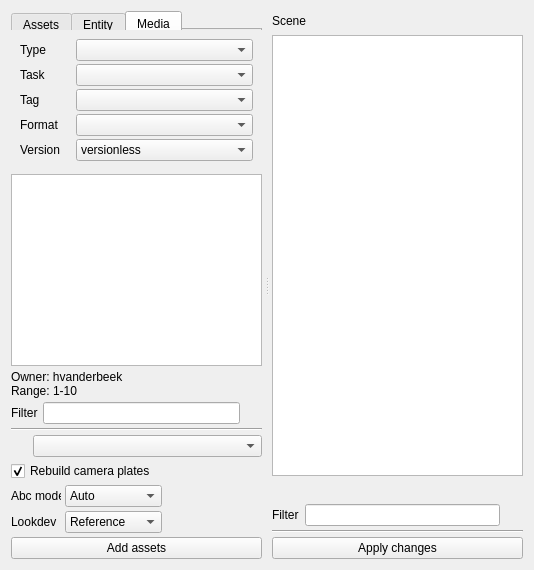
     <widget class="QWidget" name="SceneTab">
      <attribute name="title">
       <string>Scene</string>
      </attribute>
      <layout class="QGridLayout" name="gridLayout_4">
       <item row="0" column="0">
        <layout class="QHBoxLayout" name="horizontalLayout_3" stretch="0">
         <item>
          <widget class="QSplitter" name="SOutputsSplitter">
           <property name="orientation">
            <enum>Qt::Orientation::Horizontal</enum>
           </property>
           <property name="handleWidth">
            <number>10</number>
           </property>
           <widget class="QWidget" name="layoutWidget">
            <layout class="QVBoxLayout" name="SOutputsLayout" stretch="0,0,0,0,0,0,0,0,0,0">
             <property name="spacing">
              <number>4</number>
             </property>
             <item>
              <layout class="QVBoxLayout" name="verticalLayout_6">
               <property name="spacing">
                <number>0</number>
               </property>
               <item>
                <widget class="CTabWidget" name="SOutputsPane">
                 <property name="sizePolicy">
                  <sizepolicy hsizetype="Expanding" vsizetype="Minimum">
                   <horstretch>0</horstretch>
                   <verstretch>0</verstretch>
                  </sizepolicy>
                 </property>
                 <property name="maximumSize">
                  <size>
                   <width>16777215</width>
                   <height>19</height>
                  </size>
                 </property>
                 <property name="tabPosition">
                  <enum>QTabWidget::TabPosition::North</enum>
                 </property>
                 <property name="currentIndex">
                  <number>2</number>
                 </property>
                 <widget class="QWidget" name="SAssetsTab">
                  <attribute name="title">
                   <string>Assets</string>
                  </attribute>
                  <layout class="QVBoxLayout" name="verticalLayout_7"/>
                 </widget>
                 <widget class="QWidget" name="SEntityTab">
                  <attribute name="title">
                   <string>Entity</string>
                  </attribute>
                  <layout class="QGridLayout" name="OCacheTabLayout"/>
                 </widget>
                 <widget class="QWidget" name="SMediaTab">
                  <attribute name="title">
                   <string>Media</string>
                  </attribute>
                  <layout class="QGridLayout" name="ORenderTabLayout" rowstretch="0"/>
                 </widget>
                </widget>
               </item>
               <item>
                <widget class="QFrame" name="frame">
                 <property name="frameShape">
                  <enum>QFrame::Shape::NoFrame</enum>
                 </property>
                 <property name="frameShadow">
                  <enum>QFrame::Shadow::Plain</enum>
                 </property>
                 <layout class="QGridLayout" name="gridLayout_5">
                  <item row="0" column="0">
                   <layout class="QGridLayout" name="SOutputFiltersLayout">
                    <property name="horizontalSpacing">
                     <number>6</number>
                    </property>
                    <property name="verticalSpacing">
                     <number>3</number>
                    </property>
                    <item row="2" column="1">
                     <widget class="CComboBox" name="SOutputTag"/>
                    </item>
                    <item row="1" column="1">
                     <widget class="CComboBox" name="SOutputTask"/>
                    </item>
                    <item row="0" column="0">
                     <widget class="QLabel" name="SOutputTypeLabel">
                      <property name="minimumSize">
                       <size>
                        <width>50</width>
                        <height>0</height>
                       </size>
                      </property>
                      <property name="maximumSize">
                       <size>
                        <width>0</width>
                        <height>16777215</height>
                       </size>
                      </property>
                      <property name="text">
                       <string>Type</string>
                      </property>
                     </widget>
                    </item>
                    <item row="4" column="1">
                     <widget class="CComboBox" name="SOutputVers">
                      <item>
                       <property name="text">
                        <string>versionless</string>
                       </property>
                      </item>
                      <item>
                       <property name="text">
                        <string>latest</string>
                       </property>
                      </item>
                      <item>
                       <property name="text">
                        <string>all</string>
                       </property>
                      </item>
                     </widget>
                    </item>
                    <item row="4" column="0">
                     <widget class="QLabel" name="SOutputVersLabel">
                      <property name="minimumSize">
                       <size>
                        <width>50</width>
                        <height>0</height>
                       </size>
                      </property>
                      <property name="maximumSize">
                       <size>
                        <width>0</width>
                        <height>16777215</height>
                       </size>
                      </property>
                      <property name="text">
                       <string>Version</string>
                      </property>
                     </widget>
                    </item>
                    <item row="0" column="1">
                     <widget class="CComboBox" name="SOutputType"/>
                    </item>
                    <item row="1" column="0">
                     <widget class="QLabel" name="SOutputTaskLabel">
                      <property name="minimumSize">
                       <size>
                        <width>50</width>
                        <height>0</height>
                       </size>
                      </property>
                      <property name="maximumSize">
                       <size>
                        <width>0</width>
                        <height>16777215</height>
                       </size>
                      </property>
                      <property name="text">
                       <string>Task</string>
                      </property>
                     </widget>
                    </item>
                    <item row="2" column="0">
                     <widget class="QLabel" name="SOutputTagLabel">
                      <property name="minimumSize">
                       <size>
                        <width>50</width>
                        <height>0</height>
                       </size>
                      </property>
                      <property name="maximumSize">
                       <size>
                        <width>0</width>
                        <height>16777215</height>
                       </size>
                      </property>
                      <property name="text">
                       <string>Tag</string>
                      </property>
                     </widget>
                    </item>
                    <item row="3" column="0">
                     <widget class="QLabel" name="SOutputFormatLabel">
                      <property name="minimumSize">
                       <size>
                        <width>50</width>
                        <height>0</height>
                       </size>
                      </property>
                      <property name="maximumSize">
                       <size>
                        <width>0</width>
                        <height>16777215</height>
                       </size>
                      </property>
                      <property name="text">
                       <string>Format</string>
                      </property>
                     </widget>
                    </item>
                    <item row="3" column="1">
                     <widget class="CComboBox" name="SOutputFormat"/>
                    </item>
                   </layout>
                  </item>
                 </layout>
                </widget>
               </item>
              </layout>
             </item>
             <item>
              <widget class="CListView" name="SOutputs">
               <property name="selectionMode">
                <enum>QAbstractItemView::SelectionMode::ExtendedSelection</enum>
               </property>
              </widget>
             </item>
             <item>
              <widget class="QLabel" name="SOutputInfo">
               <property name="frameShape">
                <enum>QFrame::Shape::NoFrame</enum>
               </property>
               <property name="text">
                <string>Owner: hvanderbeek
Range: 1-10</string>
               </property>
               <property name="scaledContents">
                <bool>false</bool>
               </property>
               <property name="margin">
                <number>2</number>
               </property>
              </widget>
             </item>
             <item>
              <layout class="QHBoxLayout" name="horizontalLayout_17">
               <property name="spacing">
                <number>2</number>
               </property>
               <item>
                <widget class="QLabel" name="SLookdevAttachLabel_2">
                 <property name="text">
                  <string>Filter </string>
                 </property>
                </widget>
               </item>
               <item>
                <widget class="CLineEdit" name="SOutputsFilter"/>
               </item>
               <item>
                <widget class="QPushButton" name="SOutputsFilterClear">
                 <property name="maximumSize">
                  <size>
                   <width>20</width>
                   <height>20</height>
                  </size>
                 </property>
                 <property name="toolTip">
                  <string>Clear outputs filter</string>
                 </property>
                 <property name="text">
                  <string/>
                 </property>
                 <property name="icon">
                  <iconset>
                   <normaloff>../../../../../pini-icons/icons/android_12l/icon.3282.png</normaloff>../../../../../pini-icons/icons/android_12l/icon.3282.png</iconset>
                 </property>
                 <property name="iconSize">
                  <size>
                   <width>20</width>
                   <height>20</height>
                  </size>
                 </property>
                 <property name="flat">
                  <bool>true</bool>
                 </property>
                </widget>
               </item>
              </layout>
             </item>
             <item>
              <widget class="Line" name="line_2">
               <property name="orientation">
                <enum>Qt::Orientation::Horizontal</enum>
               </property>
              </widget>
             </item>
             <item>
              <layout class="QHBoxLayout" name="horizontalLayout_15" stretch="0,1">
               <property name="spacing">
                <number>2</number>
               </property>
               <item>
                <widget class="QPushButton" name="SView">
                 <property name="sizePolicy">
                  <sizepolicy hsizetype="Fixed" vsizetype="Fixed">
                   <horstretch>0</horstretch>
                   <verstretch>0</verstretch>
                  </sizepolicy>
                 </property>
                 <property name="maximumSize">
                  <size>
                   <width>20</width>
                   <height>20</height>
                  </size>
                 </property>
                 <property name="toolTip">
                  <string>View render</string>
                 </property>
                 <property name="text">
                  <string/>
                 </property>
                 <property name="icon">
                  <iconset>
                   <normaloff>../../../../../pini-icons/icons/android_12l/icon.3232.png</normaloff>../../../../../pini-icons/icons/android_12l/icon.3232.png</iconset>
                 </property>
                 <property name="iconSize">
                  <size>
                   <width>20</width>
                   <height>20</height>
                  </size>
                 </property>
                 <property name="flat">
                  <bool>true</bool>
                 </property>
                </widget>
               </item>
               <item>
                <widget class="CComboBox" name="SViewer"/>
               </item>
              </layout>
             </item>
             <item>
              <widget class="QCheckBox" name="SBuildPlates">
               <property name="text">
                <string>Rebuild camera plates</string>
               </property>
               <property name="checked">
                <bool>true</bool>
               </property>
              </widget>
             </item>
             <item>
              <layout class="QGridLayout" name="SAbcModeLyt">
               <item row="0" column="0">
                <widget class="QLabel" name="SAbcModeLabel">
                 <property name="minimumSize">
                  <size>
                   <width>50</width>
                   <height>0</height>
                  </size>
                 </property>
                 <property name="maximumSize">
                  <size>
                   <width>50</width>
                   <height>16777215</height>
                  </size>
                 </property>
                 <property name="text">
                  <string>Abc mode</string>
                 </property>
                </widget>
               </item>
               <item row="0" column="1">
                <widget class="CComboBox" name="SAbcMode">
                 <property name="currentIndex">
                  <number>0</number>
                 </property>
                 <item>
                  <property name="text">
                   <string>Auto</string>
                  </property>
                 </item>
                 <item>
                  <property name="text">
                   <string>Reference</string>
                  </property>
                 </item>
                 <item>
                  <property name="text">
                   <string>aiStandIn</string>
                  </property>
                 </item>
                </widget>
               </item>
               <item row="0" column="2">
                <widget class="QLabel" name="SAbcModeSpacer">
                 <property name="text">
                  <string/>
                 </property>
                </widget>
               </item>
              </layout>
             </item>
             <item>
              <layout class="QGridLayout" name="SLookdevLyt">
               <item row="0" column="0">
                <widget class="QLabel" name="SLookdevLabel">
                 <property name="minimumSize">
                  <size>
                   <width>50</width>
                   <height>0</height>
                  </size>
                 </property>
                 <property name="maximumSize">
                  <size>
                   <width>50</width>
                   <height>16777215</height>
                  </size>
                 </property>
                 <property name="text">
                  <string>Lookdev </string>
                 </property>
                </widget>
               </item>
               <item row="0" column="1">
                <widget class="CComboBox" name="SLookdev">
                 <property name="currentIndex">
                  <number>1</number>
                 </property>
                 <item>
                  <property name="text">
                   <string>None</string>
                  </property>
                 </item>
                 <item>
                  <property name="text">
                   <string>Reference</string>
                  </property>
                 </item>
                 <item>
                  <property name="text">
                   <string>Import</string>
                  </property>
                 </item>
                </widget>
               </item>
               <item row="0" column="2">
                <widget class="QLabel" name="SLookdevSpacer">
                 <property name="text">
                  <string/>
                 </property>
                </widget>
               </item>
              </layout>
             </item>
             <item>
              <widget class="QPushButton" name="SAdd">
               <property name="toolTip">
                <string>Stage the selected outputs in preparation for adding to the current scene</string>
               </property>
               <property name="text">
                <string>Add assets</string>
               </property>
              </widget>
             </item>
            </layout>
           </widget>
           <widget class="QWidget" name="layoutWidget_2">
            <layout class="QVBoxLayout" name="SSceneRefsLayout">
             <property name="spacing">
              <number>4</number>
             </property>
             <item>
              <layout class="QHBoxLayout" name="horizontalLayout_8">
               <property name="spacing">
                <number>2</number>
               </property>
               <item>
                <widget class="QLabel" name="label">
                 <property name="text">
                  <string>Scene</string>
                 </property>
                </widget>
               </item>
               <item>
                <widget class="QPushButton" name="SUpdateToLatest">
                 <property name="maximumSize">
                  <size>
                   <width>20</width>
                   <height>20</height>
                  </size>
                 </property>
                 <property name="toolTip">
                  <string>Update selected references to latest</string>
                 </property>
                 <property name="text">
                  <string/>
                 </property>
                 <property name="icon">
                  <iconset>
                   <normaloff>../../../../../pini-icons/icons/android_12l/icon.3006.png</normaloff>../../../../../pini-icons/icons/android_12l/icon.3006.png</iconset>
                 </property>
                 <property name="iconSize">
                  <size>
                   <width>20</width>
                   <height>20</height>
                  </size>
                 </property>
                 <property name="flat">
                  <bool>true</bool>
                 </property>
                </widget>
               </item>
               <item>
                <widget class="QPushButton" name="SDelete">
                 <property name="maximumSize">
                  <size>
                   <width>20</width>
                   <height>20</height>
                  </size>
                 </property>
                 <property name="toolTip">
                  <string>Delete selected references</string>
                 </property>
                 <property name="text">
                  <string/>
                 </property>
                 <property name="icon">
                  <iconset>
                   <normaloff>../../../../../pini-icons/icons/android_12l/icon.3281.png</normaloff>../../../../../pini-icons/icons/android_12l/icon.3281.png</iconset>
                 </property>
                 <property name="iconSize">
                  <size>
                   <width>20</width>
                   <height>20</height>
                  </size>
                 </property>
                 <property name="flat">
                  <bool>true</bool>
                 </property>
                </widget>
               </item>
               <item>
                <widget class="QPushButton" name="SReset">
                 <property name="maximumSize">
                  <size>
                   <width>20</width>
                   <height>20</height>
                  </size>
                 </property>
                 <property name="toolTip">
                  <string>Reset all staged changes</string>
                 </property>
                 <property name="text">
                  <string/>
                 </property>
                 <property name="icon">
                  <iconset>
                   <normaloff>../../../../../pini-icons/icons/android_12l/icon.3140.png</normaloff>../../../../../pini-icons/icons/android_12l/icon.3140.png</iconset>
                 </property>
                 <property name="iconSize">
                  <size>
                   <width>20</width>
                   <height>20</height>
                  </size>
                 </property>
                 <property name="flat">
                  <bool>true</bool>
                 </property>
                </widget>
               </item>
               <item>
                <widget class="QPushButton" name="SInfo">
                 <property name="maximumSize">
                  <size>
                   <width>20</width>
                   <height>20</height>
                  </size>
                 </property>
                 <property name="toolTip">
                  <string>Show scene reference details</string>
                 </property>
                 <property name="text">
                  <string/>
                 </property>
                 <property name="icon">
                  <iconset>
                   <normaloff>../../../../../pini-icons/icons/android_12l/icon.3316.png</normaloff>../../../../../pini-icons/icons/android_12l/icon.3316.png</iconset>
                 </property>
                 <property name="iconSize">
                  <size>
                   <width>20</width>
                   <height>20</height>
                  </size>
                 </property>
                 <property name="checkable">
                  <bool>true</bool>
                 </property>
                 <property name="flat">
                  <bool>true</bool>
                 </property>
                </widget>
               </item>
               <item>
                <widget class="QPushButton" name="SRefresh">
                 <property name="maximumSize">
                  <size>
                   <width>20</width>
                   <height>20</height>
                  </size>
                 </property>
                 <property name="toolTip">
                  <string>Redraw scene references list</string>
                 </property>
                 <property name="text">
                  <string/>
                 </property>
                 <property name="icon">
                  <iconset>
                   <normaloff>../../../../../pini-icons/icons/android_12l/icon.3198.png</normaloff>../../../../../pini-icons/icons/android_12l/icon.3198.png</iconset>
                 </property>
                 <property name="iconSize">
                  <size>
                   <width>20</width>
                   <height>20</height>
                  </size>
                 </property>
                 <property name="flat">
                  <bool>true</bool>
                 </property>
                </widget>
               </item>
              </layout>
             </item>
             <item>
              <widget class="CListView" name="SSceneRefs">
               <property name="selectionMode">
                <enum>QAbstractItemView::SelectionMode::ExtendedSelection</enum>
               </property>
              </widget>
             </item>
             <item>
              <layout class="QHBoxLayout" name="horizontalLayout_14">
               <property name="spacing">
                <number>2</number>
               </property>
               <item>
                <widget class="QPushButton" name="SSceneRefsShowModels">
                 <property name="maximumSize">
                  <size>
                   <width>20</width>
                   <height>20</height>
                  </size>
                 </property>
                 <property name="toolTip">
                  <string>Toggle display models</string>
                 </property>
                 <property name="text">
                  <string/>
                 </property>
                 <property name="icon">
                  <iconset>
                   <normaloff>../../../../../pini-icons/icons/android_12l/icon.2590.png</normaloff>../../../../../pini-icons/icons/android_12l/icon.2590.png</iconset>
                 </property>
                 <property name="iconSize">
                  <size>
                   <width>20</width>
                   <height>20</height>
                  </size>
                 </property>
                 <property name="checkable">
                  <bool>true</bool>
                 </property>
                 <property name="checked">
                  <bool>false</bool>
                 </property>
                 <property name="flat">
                  <bool>true</bool>
                 </property>
                </widget>
               </item>
               <item>
                <widget class="QPushButton" name="SSceneRefsShowRigs">
                 <property name="maximumSize">
                  <size>
                   <width>20</width>
                   <height>20</height>
                  </size>
                 </property>
                 <property name="toolTip">
                  <string>Toggle display rigs</string>
                 </property>
                 <property name="text">
                  <string/>
                 </property>
                 <property name="icon">
                  <iconset>
                   <normaloff>../../../../../pini-icons/icons/android_12l/icon.0471.png</normaloff>../../../../../pini-icons/icons/android_12l/icon.0471.png</iconset>
                 </property>
                 <property name="iconSize">
                  <size>
                   <width>20</width>
                   <height>20</height>
                  </size>
                 </property>
                 <property name="checkable">
                  <bool>true</bool>
                 </property>
                 <property name="checked">
                  <bool>false</bool>
                 </property>
                 <property name="flat">
                  <bool>true</bool>
                 </property>
                </widget>
               </item>
               <item>
                <widget class="QPushButton" name="SSceneRefsShowLookdevs">
                 <property name="maximumSize">
                  <size>
                   <width>20</width>
                   <height>20</height>
                  </size>
                 </property>
                 <property name="toolTip">
                  <string>Toggle display lookdev refs</string>
                 </property>
                 <property name="text">
                  <string/>
                 </property>
                 <property name="icon">
                  <iconset>
                   <normaloff>../../../../../pini-icons/icons/android_12l/icon.2897.png</normaloff>../../../../../pini-icons/icons/android_12l/icon.2897.png</iconset>
                 </property>
                 <property name="iconSize">
                  <size>
                   <width>20</width>
                   <height>20</height>
                  </size>
                 </property>
                 <property name="checkable">
                  <bool>true</bool>
                 </property>
                 <property name="checked">
                  <bool>false</bool>
                 </property>
                 <property name="flat">
                  <bool>true</bool>
                 </property>
                </widget>
               </item>
               <item>
                <widget class="QPushButton" name="SSceneRefsShowAbcs">
                 <property name="maximumSize">
                  <size>
                   <width>20</width>
                   <height>20</height>
                  </size>
                 </property>
                 <property name="toolTip">
                  <string>Toggle display abcs</string>
                 </property>
                 <property name="text">
                  <string/>
                 </property>
                 <property name="icon">
                  <iconset>
                   <normaloff>../../../../../pini-icons/icons/android_12l/icon.3309.png</normaloff>../../../../../pini-icons/icons/android_12l/icon.3309.png</iconset>
                 </property>
                 <property name="iconSize">
                  <size>
                   <width>20</width>
                   <height>20</height>
                  </size>
                 </property>
                 <property name="checkable">
                  <bool>true</bool>
                 </property>
                 <property name="checked">
                  <bool>false</bool>
                 </property>
                 <property name="flat">
                  <bool>true</bool>
                 </property>
                </widget>
               </item>
               <item>
                <spacer name="horizontalSpacer_8">
                 <property name="orientation">
                  <enum>Qt::Orientation::Horizontal</enum>
                 </property>
                 <property name="sizeHint" stdset="0">
                  <size>
                   <width>40</width>
                   <height>20</height>
                  </size>
                 </property>
                </spacer>
               </item>
               <item>
                <widget class="QPushButton" name="SSceneRefsTypeFilterReset">
                 <property name="maximumSize">
                  <size>
                   <width>20</width>
                   <height>20</height>
                  </size>
                 </property>
                 <property name="toolTip">
                  <string>Clear scene reference type filters</string>
                 </property>
                 <property name="text">
                  <string/>
                 </property>
                 <property name="icon">
                  <iconset>
                   <normaloff>../../../../../pini-icons/icons/android_12l/icon.3282.png</normaloff>../../../../../pini-icons/icons/android_12l/icon.3282.png</iconset>
                 </property>
                 <property name="iconSize">
                  <size>
                   <width>20</width>
                   <height>20</height>
                  </size>
                 </property>
                 <property name="flat">
                  <bool>true</bool>
                 </property>
                </widget>
               </item>
              </layout>
             </item>
             <item>
              <layout class="QGridLayout" name="gridLayout_11">
               <property name="horizontalSpacing">
                <number>3</number>
               </property>
               <property name="verticalSpacing">
                <number>4</number>
               </property>
               <item row="0" column="0">
                <widget class="QLabel" name="SLookdevAttachLabel_3">
                 <property name="text">
                  <string>Filter </string>
                 </property>
                </widget>
               </item>
               <item row="0" column="2">
                <widget class="QPushButton" name="SSceneRefsFilterClear">
                 <property name="maximumSize">
                  <size>
                   <width>20</width>
                   <height>20</height>
                  </size>
                 </property>
                 <property name="toolTip">
                  <string>Clear scene refs filter</string>
                 </property>
                 <property name="text">
                  <string/>
                 </property>
                 <property name="icon">
                  <iconset>
                   <normaloff>../../../../../pini-icons/icons/android_12l/icon.3282.png</normaloff>../../../../../pini-icons/icons/android_12l/icon.3282.png</iconset>
                 </property>
                 <property name="iconSize">
                  <size>
                   <width>20</width>
                   <height>20</height>
                  </size>
                 </property>
                 <property name="flat">
                  <bool>true</bool>
                 </property>
                </widget>
               </item>
               <item row="0" column="1">
                <widget class="CLineEdit" name="SSceneRefsFilter"/>
               </item>
              </layout>
             </item>
             <item>
              <widget class="Line" name="QSceneLine">
               <property name="orientation">
                <enum>Qt::Orientation::Horizontal</enum>
               </property>
              </widget>
             </item>
             <item>
              <layout class="QHBoxLayout" name="horizontalLayout_7">
               <item>
                <widget class="QPushButton" name="SApply">
                 <property name="text">
                  <string>Apply changes</string>
                 </property>
                </widget>
               </item>
              </layout>
             </item>
            </layout>
           </widget>
          </widget>
         </item>
        </layout>
       </item>
      </layout>
     </widget>
